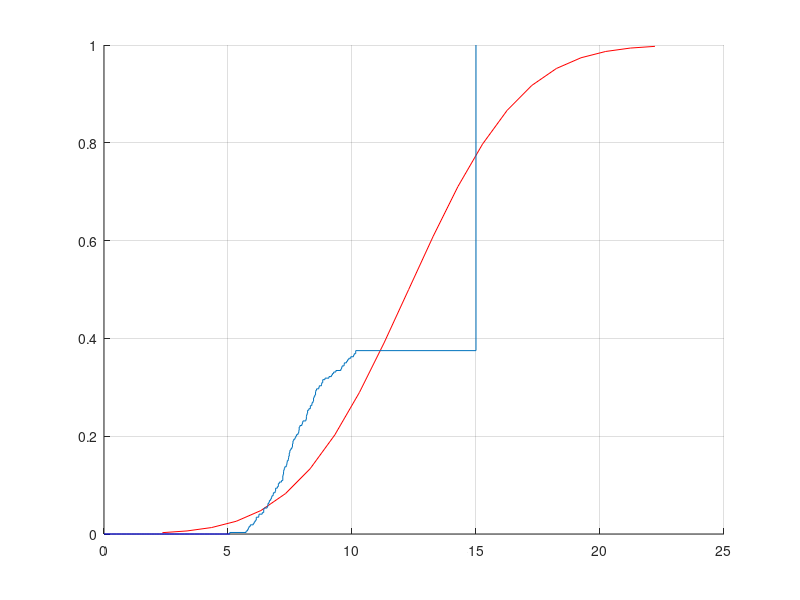

This chart was generated by the following MATLAB code:
function lab1()
    clear all;
    clc
    X = [10.06,8.32,8.50,8.82,6.02,6.44,7.90,7.85,5.90,7.62,8.66,...
         6.38,7.24,8.21,6.82,7.43,6.06,8.21,9.07,5.85,6.72,8.17,...
         8.53,8.68,7.21,8.43,8.77,7.27,5.79,9.78,6.44,7.24,6.83,...
         6.61,7.58,10.15,8.82,7.87,7.35,9.60,5.82,6.65,10.15,6.92,...
         6.77,9.35,6.92,7.76,6.45,7.47,6.99,9.95,7.22,7.38,7.87,...
         6.24,8.00,8.47,7.25,7.03,7.45,6.75,7.37,7.98,9.58,8.91,...
         6.14,8.19,5.07,7.47,7.29,8.78,7.86,7.82,10.09,8.54,7.21,...
         8.57,6.67,9.82,9.26,9.69,8.39,8.26,7.44,6.58,8.45,7.49,...
         7.16,9.17,8.16,8.38,7.60,8.53,6.10,7.39,7.70,8.45,7.73,...
         9.21,8.02,7.62,6.90,9.55,5.73,7.21,6.14,7.54,9.87,8.14,...
         8.16,7.50,7.60,6.25,7.03,7.07,6.61,9.68,7.65,8.32];
     X = [X zeros(1,200)+15];
    X = sort(X);
    
    Mmax = max(X);
    Mmin = min(X);
    
    fprintf('Mmin = %s\n', num2str(Mmin));
    fprintf('Mmax = %s\n', num2str(Mmax));
    
    R = Mmax - Mmin;
    fprintf('R = %s\n', num2str(R));
    
    MX = getMU(X);
    fprintf('MX = %s\n', num2str(MX));
    
    Ssqr = getSsqr(X);
    fprintf('S^2 = %s\n', num2str(Ssqr));
    
    %m = getNumberOfIntervals(X);
    m = floor(log2(length(X)) + 2);
    fprintf('m = %s\n', num2str(m))
    
    %createGroup(X);
    %hold on;
    %distributionDensity(X, MX, Ssqr, m);

    figure;
    empiricF(X);
    hold on;
    distribution(X, MX, Ssqr, m);
end

function mu = getMU(X)
    n = length(X);
    mu = sum(X)/n;
end

function Ssqr = getSsqr(X)
    n = length(X);
    MX = getMU(X);
    Ssqr = sum((X - MX).^2) / (n-1);
end

function m = getNumberOfIntervals(X)
    m = floor(log2(length(X)) + 2);
end

function createGroup(X)
    n = length(X);
    m = getNumberOfIntervals(X);
    
    m = floor(log2(length(X)) + 2);
    
    intervals = zeros(1, m+1);
    numCount = zeros(1, m+1);
   
    MinX = 0;%min(X);
    Delta = (25 - 0) / m;
    fprintf('Delta = %s\n', num2str(Delta));
    
    for i = 0: m
        intervals(i+1) = MinX + Delta * i;
    end
    
    j = 1;
    count = 0;
    for i = 1:n
        while (and( j < m, X(i) >= intervals(j+1))) 
            j = j + 1; 
        end
        numCount(j) = numCount(j) + 1;
        count = count + 1;
    end
    
    for i = 1:m-1
        fprintf('[%5.2f; %5.2f) ', intervals (i), intervals(i+1));
    end 
    fprintf('[%5.2f, %5.2f]\n', intervals(m), intervals(m+1));
    
    for i = 1:m 
        fprintf('%8d       ', numCount(i));
    end
    fprintf('\n\n');

	graphBuf = numCount(1:m+1);
    for i = 1:m+1
        graphBuf(i) = numCount(i) / (n*Delta); 
    end
    
    stairs(intervals, graphBuf),grid;
end

function distributionDensity(X, MX, DX, m)
    R = X(end) - X(1);
    delta = R/m;
    Sigma = sqrt(DX);
    
    %Xn = (MX - R): delta/50 :(MX + R);
    Xn = min(X):delta/50:max(X);
    Y = normpdf(Xn, MX, Sigma);
    plot(Xn, Y), grid;
end

function distribution(X, MX, DX, m)
    R = X(end) - X(1);
    delta = R/m;
    
    Xn = (MX - R): delta :(MX + R);
    %Xn = min(X):delta / 50:max(X)+0.1;
    Y = 1/2 * (1 + erf((Xn - MX) / sqrt(2*DX))); 
    plot(Xn, Y, 'r'), grid;
    
    [yy, xx] = ecdf(X);
    stairs(xx, yy); grid;
    Xmin = min(X);
    Xmax = max(X);
    xxx = 0:Xmin / 50:Xmin;
    yyy = zeros(1, 51);
    stairs(xxx, yyy, 'b'); grid;
    
    xxxx = Xmax:(25 - Xmax) / 50:25;
    yyyy = zeros(1, 51)+1;
    
    
    %stairs(xxxx, yyyy, 'b'); grid;
end

function empiricF(X)  
    [yy, xx] = ecdf(X);
    
    Xmin = min(X);
    %plot(xx, yy, 'g'), grid;
    %stairs(xx, yy); grid;
    
    xxx = 0:Xmin / 50:Xmin;
    yyy = zeros(1, 51);
  
    
    %plot(xxx, yyy, 'b'), grid;
    %stairs(xxx, yyy);
end
